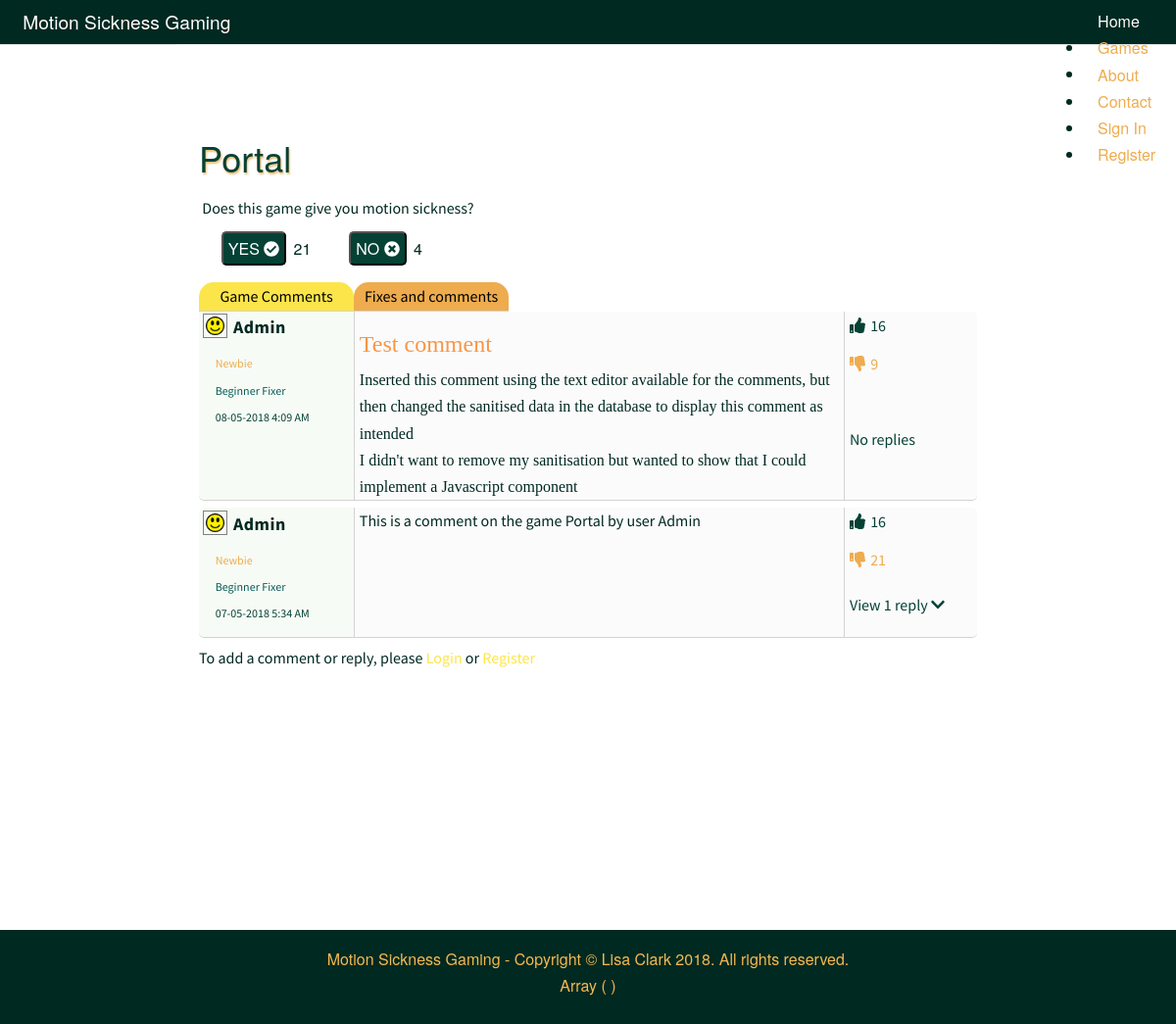
/view/php/individual_games.php?gameID=1, run on the app's committed database.
### tables this page shows
CREATE TABLE `game` (
  `gameID` int(10) UNSIGNED NOT NULL,
  `gameName` varchar(100) NOT NULL,
  `gameThUp` int(10) UNSIGNED NOT NULL,
  `gameThDown` int(10) UNSIGNED NOT NULL,
  `gameDate` datetime NOT NULL DEFAULT CURRENT_TIMESTAMP
);

CREATE TABLE `gamecomm` (
  `gameCommID` int(10) UNSIGNED NOT NULL,
  `gameComment` text NOT NULL,
  `gameCommDateTime` timestamp NOT NULL DEFAULT CURRENT_TIMESTAMP,
  `gameCommThUp` int(10) UNSIGNED NOT NULL,
  `gameCommThDown` int(10) UNSIGNED NOT NULL,
  `userID` int(10) UNSIGNED NOT NULL,
  `gameID` int(10) UNSIGNED NOT NULL,
  `deleted` tinyint(1) NOT NULL
);

CREATE TABLE `avatar` (
  `avatarID` int(10) UNSIGNED NOT NULL,
  `url` varchar(256) NOT NULL
);

CREATE TABLE `user` (
  `userID` int(10) UNSIGNED NOT NULL,
  `username` varchar(30) NOT NULL,
  `password` varchar(512) NOT NULL,
  `userCreateDate` datetime NOT NULL DEFAULT CURRENT_TIMESTAMP,
  `acctStatus` int(10) UNSIGNED NOT NULL,
  `avatarID` int(10) UNSIGNED DEFAULT NULL,
  `commRep` int(10) UNSIGNED NOT NULL,
  `fixRep` int(10) UNSIGNED NOT NULL
);

### model/dbfunctions.php (called while the page is built, shortened)
<?php
function get_one_game($gameID) {
    $selectonegame = "SELECT * FROM game WHERE gameID='" . $_GET['gameID'] . "'";
    include 'connect.php';
    $stmt = $conn->prepare($selectonegame);
    $result = $stmt->execute();
    return $stmt->fetch(PDO::FETCH_ASSOC);
}
function getGameComments($gameid) {
    $comment = "SELECT user.username, user.avatarID, avatar.url, gameComment, gameCommDateTime, gameCommThUp, gameCommThDown, gameComm.userID, gameID, gameCommID, deleted
    FROM gamecomm
    INNER JOIN user ON user.userID = gameComm.userID
    INNER JOIN avatar ON avatar.avatarID = user.avatarID
    WHERE gameID ='" . $gameid . "'
    ORDER BY gameCommDateTime DESC";
    include 'connect.php';
    $stmt = $conn->prepare($comment);
    $stmt->execute();
    return $stmt->fetchAll(PDO::FETCH_ASSOC);
}
function getThumbs($userID) {
    $rep = "SELECT commRep, fixRep FROM user WHERE userID ='" . $userID . "'";
    include 'connect.php';
    $stmt = $conn->prepare($rep);
    $result = $stmt->execute();
    return $stmt->fetch(PDO::FETCH_ASSOC);
}
function getReplyNumber($commID){
    $reply = "SELECT COUNT(*) as 'replies', gameCommID
    FROM gamereply
    WHERE gameCommID = '" . $commID . "'";
    include 'connect.php';
    $stmt = $conn->prepare($reply);
    $result = $stmt->execute();
    return $stmt->fetch(PDO::FETCH_ASSOC);
}
?>

### view/php/individual_games.php (shortened to what this page needs)
<?php
    include 'header.php';
    include 'nav.php';
    include '../../model/connect.php';
    include '../../model/dbfunctions.php';
?>
    <?php
    $gamedetails = get_one_game($_GET['gameID']);
    ?>
<div class="container game-page">
    <div class="game-button">
        <h1 class="inline"><?php echo $gamedetails['gameName'];?></h1>
    </div>
    <?php
        include 'game_vote.php';
    ?>
    <div class="comment-container">
        <div class="pure-button-group tabs" role="group" aria-label="...">
            <button class="tab" onclick="tabOne();" id="tabone">Game Comments</button>
            <button class="tab" onclick="tabTwo();" id="tabtwo">Fixes and comments</button>
        </div>
        <div class="comment-inner">
            <?php
                include 'comments_game.php';
            ?>
        </div>
    </div>
</div>
<?php
    include 'footer.php';
?>

### view/php/game_vote.php
<div class="gamevote">
    <p>Does this game give you motion sickness?</p>
    <span class="gamevoting" onclick="updatethumb('game', 'up', <?php echo $_GET['gameID']; ?>, 'null');" title="<?php echo $gamedetails['gameThUp']; ?> community members voted that <?php echo $gamedetails['gameName'] ?> gave them motion sickness">
        <button type="button" class="pure-button thumbs">
            YES
            <i class="fas fa-check-circle"></i>
        </button>
        <input type="number" class="game" disabled value="<?php echo $gamedetails['gameThUp']; ?>" id="gameup_<?php echo $gamedetails['gameID']; ?>"/>
    </span>
    <span class="gamevoting" onclick="updatethumb('game','down', <?php echo $_GET['gameID']; ?>, 'null');" title="<?php echo $gamedetails['gameThDown']; ?> community members voted that <?php echo $gamedetails['gameName'] ?> did not give them motion sickness">
        <button type="button" class="pure-button thumbs">
            NO
            <i class="fas fa-times-circle"></i>
        </button>
        <input type="number" class="game" disabled value="<?php echo $gamedetails['gameThDown'] ?>" id="gamedown_<?php echo $gamedetails['gameID']; ?>"/>
    </span>
</div>

### view/php/comments_game.php (shortened to what this page needs)
<div id="gamecomment">
<?php
$getcomments = getGameComments($_GET['gameID']);
if (!empty($getcomments)) {
    $counter = 0;
    foreach($getcomments as $row) {
    $counter++;
    ?>
        <div class="databaseComments" id="#comment_<?php echo $row['gameCommID'] ?>">
            <div class="userinfo entry<?php echo $counter ?>">
                <p>
                    <img class="avatar" src="<?php echo $row['url']; ?>"/>
                    <span class="username"><?php echo $row['username'] ?></span>
                </p>
                <?php
                    $getrep = getThumbs($row['userID']);
                    $getreply = getGameReply($row['gameCommID']);
                ?>
                <p class="commrep">
                    <?php
                        include 'rep_comments.php';
                    ?>
                </p>
                <p class="fixrep">
                    <?php
                        include 'rep_fix.php';
                    ?>
                </p>
                <p class="date">
                    <?php
                        $phpdate = strtotime( $row['gameCommDateTime'] );
                        $mysqldate = date( 'd-m-Y g:i A', $phpdate );
                        echo $mysqldate
                    ?></p>
            </div>
            <div class="actualcomment">
                <?php
                    if($row['deleted'] == true) {
                        echo "<em>This comment was deleted by Motion Sickness Gaming administration</em>";
                    } else {
                        echo $row['gameComment'];
                    }
                ?>
            </div>
            <div class="vote">
                <p class="green" onclick="updatethumb('gamecomm', 'up', <?php echo $row['gameCommID']; ?>, <?php echo $row['userID'] ?>);">
                    <i class="fas fa-thumbs-up"></i>
                    <input type="number" disabled value="<?php echo $row['gameCommThUp']; ?>" id="up_<?php echo $row['gameCommID']; ?>"/>
                </p>
                <p class="orange" onclick="updatethumb('gamecomm', 'down', <?php echo $row['gameCommID'] ?>, <?php echo $row['userID'] ?>);">
                    <i class="fas fa-thumbs-down"></i>
                    <input type="number" disabled value="<?php echo $row['gameCommThDown'] ?>" id="down_<?php echo $row['gameCommID'] ?>"/>
                </p>
            </div>
            <div class="reply">
                <?php
                    $getreplies = getReplyNumber($row['gameCommID']);
                ?>
                <p>
                    <a href="#comment_<?php echo $row['gameCommID'] ?>" onclick="toggleviewreply(<?php echo $row['gameCommID'] ?>);">
                        <?php
                    if ($getreplies['replies'] == 0) {
                        echo "No replies";
                    } else if ($getreplies['replies'] == 1) {
                        ?>
                        View
                        <?php
                         echo $getreplies['replies'] ?> reply <i class="fas fa-chevron-down"></i>
                        <?php
                    } else {
                        ?>
                        View
                        <?php
                    echo $getreplies['replies'] ?> replies <i class="fas fa-chevron-down"></i>
                        <?php
                    }
                    ?>
                    </a>
                </p>
            </div>
                <?php
                    foreach($getreply as $row2) {
                ?>
                    <?php
                        $getrep = getThumbs($row2['userID']);
                    ?>
                        <?php
                            include 'rep_comments.php';
                        ?>
                        <?php
                            include 'rep_fix.php';
                        ?>
                <?php
                }
                ?>
        </div>
    <?php
    }
} else {
    ?>
        <p class="nocomments">No comments to display</p>
<?php
}
    if (isset($_SESSION['loggedin']) && $_SESSION['loggedin'] == true) {
?>
<div class="addcomment">
        <form class="pure-form pure-form-stacked" id="gameComment" method="post" action="../../controller/addcomment.php">
            <fieldset>
                <textarea name="gamecomment" class="comment" id="gamecomment" onchange="validateForm();" rows="3" cols="70"></textarea>
                <input type="hidden" name="userID" value="<?php echo $_SESSION['userid'] ?>"/>
                <input type="hidden" name="gameID" value="<?php echo $_GET['gameID'] ?>"/>
                <input type="hidden" name="action_type" value="addgamecomment"/>
                <button type="submit" class="pure-button pure-button-primary">Comment</button>
            </fieldset>
                    <?php
        include 'error_section.php';
    ?>
            <div id="gamecomment_error"></div>
        </form>
    </div>
    <?php
        } else {
    ?>
    <div class="addcomment">
        <p>To add a comment or reply, please <a class="yellow" href="login.php?gameID=<?php echo $_GET['gameID'] ?>">Login</a> or <a class="yellow" href="register.php?gameID=<?php echo $_GET['gameID'] ?>">Register</a></p>
    </div>
    <?php
        }
    ?>
</div>

### view/php/rep_comments.php
<?php
    if($getrep['commRep'] <= 50) {
        echo 'Newbie';
    } else if($getrep['commRep'] > 50 && $getrep['commRep'] <= 500) {
        echo 'Partially Sick Member';
    } else if($getrep['commRep'] > 500) {
        echo 'Fully Sick Member';
    }
?>

### view/php/rep_fix.php
<?php
    if($getrep['fixRep'] < 1) {
    } else if($getrep['fixRep'] <= 100) {
        echo 'Beginner Fixer';
    } else if($getrep['fixRep'] > 100 && $getrep['fixRep'] <= 500) {
        echo 'Intermediate Fixer';
    } else if($getrep['fixRep'] > 500) {
        echo 'Ultimate Fixer';
    }
?>

### view/css/layouts/marketing.css (style rules this page uses)
* { -webkit-box-sizing: border-box; -moz-box-sizing: border-box; box-sizing: border-box; }
body { line-height: 1.7em; color: #002921; font-size: 13px; background-image: url(../../img/background.jpg); background-attachment: fixed; }
h1, h2, h3, h4, h5, h6, label { color: #054135; }
.pure-button { background-color: #EEAC4E; color: white; padding: 0.5em 2em; border-radius: 5px; }
@media (min-width: 48em) { body { font-size: 16px; } }

### view/css/style.css (style rules this page uses)
.game-page { padding-top: 80px; margin: 0 auto; background: rgba(255,255,255,0.4); width: 70%; min-height: 1000px; }
.game-page h1 { text-shadow: 1px 2px 2px rgba(238,172,78,0.8); padding-top: 2%; }
.game-page h1, .game-page h2 { padding-left: 1%; }
.gamevote { padding: 1%; text-align: center; width: 300px; }
.gamevote p { font-family: 'Source Sans Pro', sans-serif; }
.inline { display: inline-block; }
input.game[type=number] { background-color: transparent; padding-left: 1%; }
.comment-container { width: 100%; margin: 1%; font-family: 'Source Sans Pro', sans-serif; }
.tabs { display: grid; grid-template-columns: 19.5% 19.5% 61%; }
.tab { border-radius: 15px 15px 0px 0px; color: black; border: none; border-bottom: 1px solid lightgrey; }
a { color: #054135; }
a.yellow { color: #FCE54A; }
#tabone { background: #FCE54A; grid-column-start: 1; grid-column-end: 2; grid-row-start: 1; grid-row-end: 4; }
#tabtwo { background: #EEAC4E; grid-column-start: 2; grid-column-end: 3; grid-row-start: 1; grid-row-end: 4; }
.comment-inner { width: 98%; margin-top: 0; padding 0.5em; }
.databaseComments { width: 100%; margin: 0; padding: 0; display: grid; grid-template-columns: 20% 20% 43% 17%; margin-bottom: 5px; }
.userinfo { grid-column-start: 1; grid-column-end: 2; grid-row-start: 1; grid-row-end: 3; padding-left: 1%; border-bottom: 1px solid lightgrey; border-right: 1px solid lightgrey; background-color: #F7FBF5; border-bottom-left-radius: 5px; border-top-left-radius: 5px; margin-bottom: 2px; }
.entry1 { border-top-left-radius: 0px; }
.actualcomment { grid-column-start: 2; grid-column-end: 4; grid-row-start: 1; grid-row-end: 3; padding-left: 1%; padding-right: 1%; border-bottom: 1px solid lightgrey; border-right: 1px solid lightgrey; background-color: #fbfbfb; margin-bottom: 2px; }
.vote { grid-column-start: 4; grid-column-end: 5; grid-row-start: 1; grid-row-end: 2; padding-left: 5px; background-color: #fbfbfb; border-top-right-radius: 5px; }
.reply { grid-column-start: 4; grid-column-end: 5; grid-row-start: 2; grid-row-end: 3; padding-left: 5px; border-bottom: 1px solid lightgrey; background-color: #fbfbfb; border-bottom-right-radius: 5px; margin-bottom: 2px; }
.pure-button.thumbs { background-color: #054135; padding: 2px 5px; margin-left: 5px; }
.game-button { margin-top: -20px; }
.commrep { color: #EEAC4E; font-size: 12px; margin: 0; padding-top: 0; padding-bottom: 0; padding-left: 15px; }
.fixrep { color: #055A57; font-size: 12px; margin: 0; padding-top: 0; padding-bottom: 0; padding-left: 15px; }
.username { padding-bottom: 0; margin-bottom: 0; font-size: 18px; font-weight: bold; padding-left: 3px; vertical-align: bottom; letter-spacing: 0.5px; }
.date { font-size: 12px; color: #054135; padding-left: 15px; }
.addcomment { margin-bottom: 200px; }
.green { color: #054135; padding-right: 2px; }
.orange { color: #EEAC4E; padding-right: 2px; }
input[type=number] { border: none; width: 50px; background-color: #fbfbfb; }
.avatar { width: 25px; height: 25px; padding: 2px; border: 1px solid grey; margin: 2px 0px 2px 2px; }

### data on the page
game: gameName "Portal", gameThUp "21", gameThDown "4"
gamecomm: avatar.url (picture), userID.username "Admin", gameCommDateTime "08-05-2018 4:09 AM", gameComment "Test comment Inserted this comment using the text editor available for the comments, but then changed the sanitised data in the database to display this comment as intended I didn't want to remove my sanitisation but wanted to show that I could implement a Javascript component", gameCommThUp "16", gameCommThDown "9", shows "No replies"
gamecomm: avatar.url (picture), userID.username "Admin", gameCommDateTime "07-05-2018 5:34 AM", gameComment "This is a comment on the game Portal by user Admin", gameCommThUp "16", gameCommThDown "21", replies "1"
